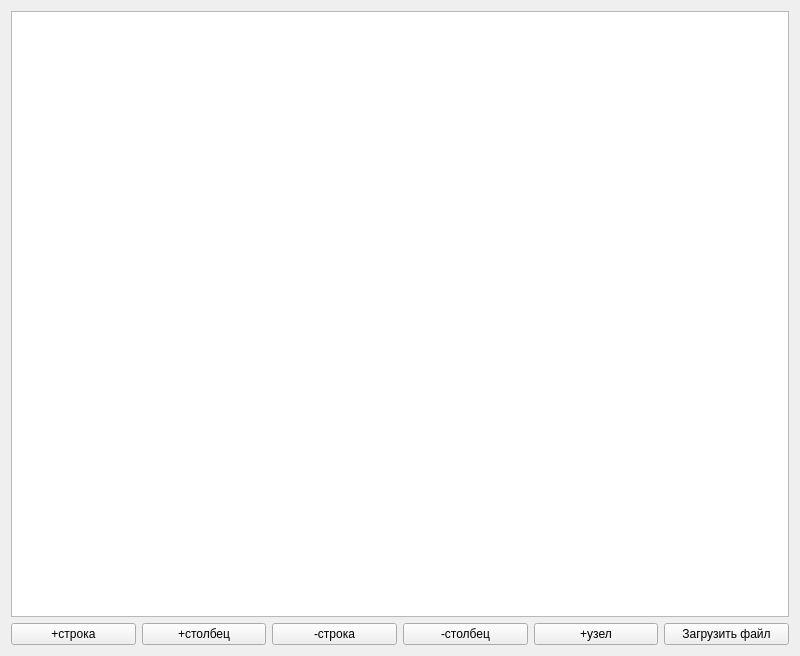
<?xml version="1.0" encoding="UTF-8"?>
<ui version="4.0">
 <class>Widget</class>
 <widget class="QWidget" name="Widget">
  <property name="geometry">
   <rect>
    <x>0</x>
    <y>0</y>
    <width>800</width>
    <height>656</height>
   </rect>
  </property>
  <property name="windowTitle">
   <string>Widget</string>
  </property>
  <layout class="QVBoxLayout" name="verticalLayout_2">
   <item>
    <layout class="QVBoxLayout" name="verticalLayout">
     <item>
      <widget class="QTreeView" name="treeView"/>
     </item>
     <item>
      <layout class="QHBoxLayout" name="horizontalLayout_3">
       <item>
        <widget class="QPushButton" name="insertRowAction">
         <property name="text">
          <string>+строка</string>
         </property>
        </widget>
       </item>
       <item>
        <widget class="QPushButton" name="insertColumnAction">
         <property name="text">
          <string>+столбец</string>
         </property>
        </widget>
       </item>
       <item>
        <widget class="QPushButton" name="removeRowAction">
         <property name="text">
          <string>-строка</string>
         </property>
        </widget>
       </item>
       <item>
        <widget class="QPushButton" name="removeColumnAction">
         <property name="text">
          <string>-столбец</string>
         </property>
        </widget>
       </item>
       <item>
        <widget class="QPushButton" name="insertChildAction">
         <property name="text">
          <string>+узел</string>
         </property>
        </widget>
       </item>
       <item>
        <widget class="QPushButton" name="install">
         <property name="text">
          <string>Загрузить файл</string>
         </property>
        </widget>
       </item>
      </layout>
     </item>
    </layout>
   </item>
  </layout>
 </widget>
 <resources/>
 <connections/>
</ui>
